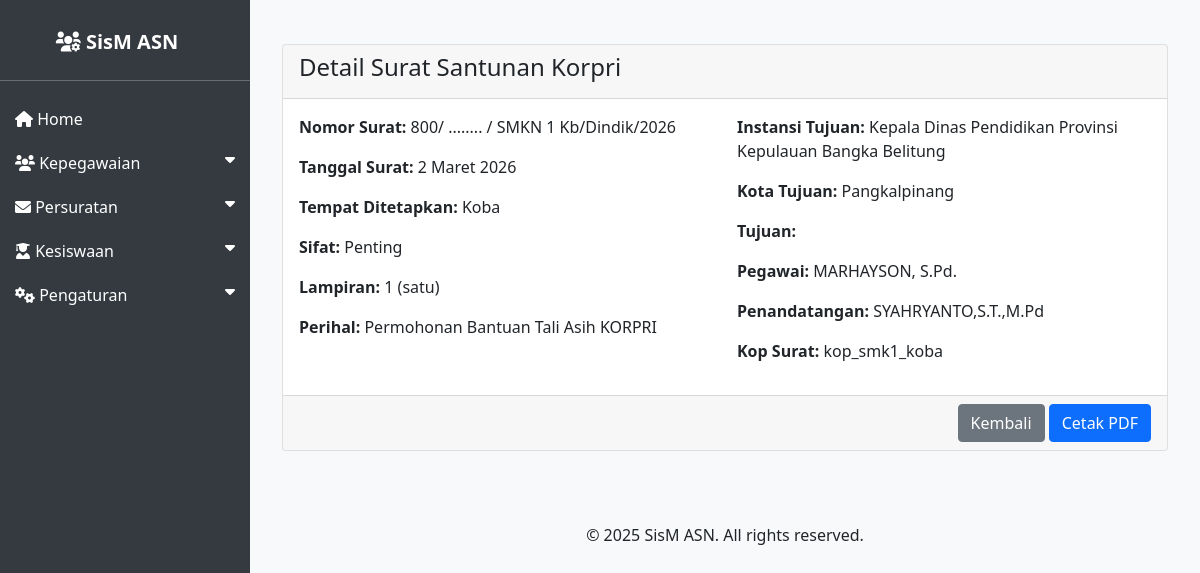
Before: /asn/surat_santunan_korpri/2/ with the older database file.
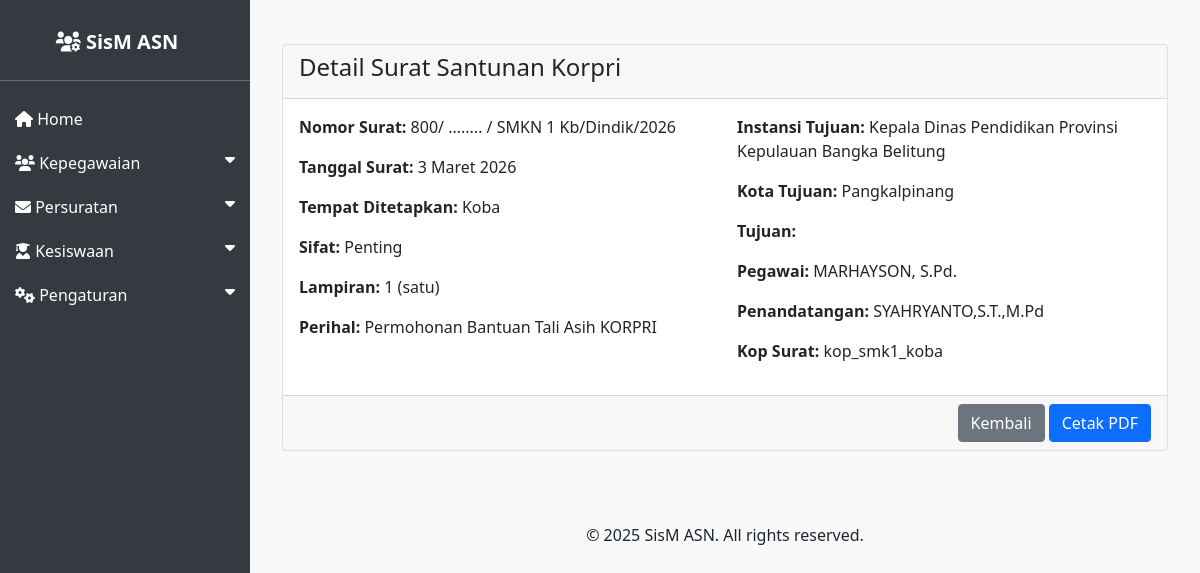
After: the same page with the newer database file.
### asn_app/models.py (models this page shows, shortened)
class SuratSantunanKorpri(models.Model):
    nomor_surat = models.CharField(max_length=100, verbose_name='Nomor Surat')
    tanggal_surat = models.DateField(verbose_name='Tanggal Surat')
    tempat_ditetapkan = models.CharField(max_length=100, verbose_name='Tempat Ditetapkan')
    instansi_tujuan_surat = models.CharField(max_length=200, verbose_name='Instansi Tujuan Surat')
    kota_tujuan_surat = models.CharField(max_length=100, verbose_name='Kota Tujuan Surat')
    sifat = models.CharField(max_length=100, verbose_name='Sifat')
    lampiran = models.CharField(max_length=100, verbose_name='Lampiran')
    perihal = models.CharField(max_length=200, verbose_name='Perihal')
    pegawai = models.ForeignKey(ASN, on_delete=models.CASCADE, related_name='surat_santunan', verbose_name='Pegawai')
    penandatangan = models.ForeignKey(ASN, on_delete=models.SET_NULL, null=True, blank=True, related_name='penandatangan_santunan', verbose_name='Penandatangan')
    kop_surat = models.ForeignKey(KopSurat, on_delete=models.SET_NULL, null=True, blank=True, verbose_name='Kop Surat')
    created_at = models.DateTimeField(auto_now_add=True)
    updated_at = models.DateTimeField(auto_now=True)

class ASN(models.Model):
    JENIS_KELAMIN_CHOICES = [
        ('L', 'Laki-laki'),
        ('P', 'Perempuan'),
    ]
    AGAMA_CHOICES = [
        ('ISLAM', 'Islam'),
        ('KRISTEN', 'Kristen'),
        ('KATOLIK', 'Katolik'),
        ('HINDU', 'Hindu'),
        ('BUDDHA', 'Buddha'),
        ('KONGHUCU', 'Konghucu'),
    ]
    nip = models.CharField(max_length=18, unique=True, null=True, blank=True)
    nama = models.CharField(max_length=100)
    tempat_lahir = models.CharField(max_length=50)
    tanggal_lahir = models.DateField()
    jenis_kelamin = models.CharField(max_length=1, choices=JENIS_KELAMIN_CHOICES)
    agama = models.CharField(max_length=10, choices=AGAMA_CHOICES)
    alamat = models.TextField()
    email = models.EmailField()
    telepon = models.CharField(max_length=15)
    jabatan = models.CharField(max_length=100)
    pangkat = models.CharField(max_length=50)
    golongan = models.CharField(max_length=5)
    nama_istri_suami = models.CharField(max_length=100, blank=True, null=True, verbose_name='Nama Istri/Suami')
    unit_kerja = models.CharField(max_length=100)
    foto = models.ImageField(upload_to='asn_fotos/', blank=True, null=True)
    created_at = models.DateTimeField(auto_now_add=True)
    updated_at = models.DateTimeField(auto_now=True)

class KopSurat(models.Model):
    nama = models.CharField(max_length=100, verbose_name='Nama Kop Surat')
    gambar = models.ImageField(upload_to='kop_surat/', verbose_name='Gambar Kop Surat')
    deskripsi = models.TextField(blank=True, null=True, verbose_name='Deskripsi')
    created_at = models.DateTimeField(auto_now_add=True)
    updated_at = models.DateTimeField(auto_now=True)

### asn_app/views.py (the view)
# urls.py: path('surat_santunan_korpri/<int:pk>/', views.surat_santunan_korpri_detail, name='surat_santunan_korpri_detail'),
def surat_santunan_korpri_detail(request, pk):
    surat = get_object_or_404(SuratSantunanKorpri, pk=pk)
    return render(request, 'asn_app/surat_santunan_korpri_detail.html', {'surat': surat})

### asn_app/templatetags/indonesian_date_tags.py (called while the page is built)
@register.filter
def indonesian_date(value, arg="%d %B %Y"):
    if not value:
        return ""
    if isinstance(value, datetime.datetime):
        value = value.date()
    day = value.day
    month_num = value.month
    year = value.year
    formatted_string = arg
    formatted_string = formatted_string.replace('%d', str(day))
    formatted_string = formatted_string.replace('%m', str(month_num).zfill(2))
    formatted_string = formatted_string.replace('%Y', str(year))
    formatted_string = formatted_string.replace('%y', str(year)[-2:])
    if '%B' in formatted_string:
        formatted_string = formatted_string.replace('%B', INDONESIAN_MONTHS_FULL[month_num])
    if '%b' in formatted_string:
        formatted_string = formatted_string.replace('%b', INDONESIAN_MONTHS_ABBR[month_num])
    return formatted_string

### asn_app/templates/asn_app/surat_santunan_korpri_detail.html
{% extends 'asn_app/base.html' %}
{% load i18n %}
{% load indonesian_date_tags %}
{% block content %}
<div class="container mt-4">
    <div class="card">
        <div class="card-header">
            <h4 class="card-title">Detail Surat Santunan Korpri</h4>
        </div>
        <div class="card-body">
            <div class="row">
                <div class="col-md-6">
                    <p><strong>Nomor Surat:</strong> {{ surat.nomor_surat }}</p>
                    <p><strong>Tanggal Surat:</strong> {{ surat.tanggal_surat|indonesian_date:"%d %B %Y" }}</p>
                    <p><strong>Tempat Ditetapkan:</strong> {{ surat.tempat_ditetapkan }}</p>
                    <p><strong>Sifat:</strong> {{ surat.sifat }}</p>
                    <p><strong>Lampiran:</strong> {{ surat.lampiran }}</p>
                    <p><strong>Perihal:</strong> {{ surat.perihal }}</p>
                </div>
                <div class="col-md-6">
                    <p><strong>Instansi Tujuan:</strong> {{ surat.instansi_tujuan_surat }}</p>
                    <p><strong>Kota Tujuan:</strong> {{ surat.kota_tujuan_surat }}</p>
                    <p><strong>Tujuan:</strong> {{ surat.tujuan }}</p>
                    <p><strong>Pegawai:</strong> {{ surat.pegawai.nama }}</p>
                    <p><strong>Penandatangan:</strong> {{ surat.penandatangan.nama }}</p>
                    <p><strong>Kop Surat:</strong> {{ surat.kop_surat.nama }}</p>
                </div>
            </div>
        </div>
        <div class="card-footer text-end">
            <a href="{% url 'surat_santunan_korpri_list' %}" class="btn btn-secondary">Kembali</a>
            <a href="{% url 'surat_santunan_korpri_export_pdf' surat.pk %}" class="btn btn-primary">Cetak PDF</a>
        </div>
    </div>
</div>
{% endblock %}

Changed rows visible on the page:
changed SuratSantunanKorpri "Koba": tanggal_surat|indonesian_date "2 Maret 2026" → "3 Maret 2026"
